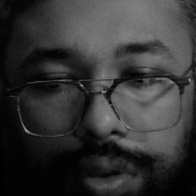
#> input picture src/images/abhay.14.jpg, 196 x 196 px, given in place of the camera
$ jupyter execute --allow-errors BasicFaceRecognizerUsingWebcam.ipynb   (shell and % lines are left out)   (text cells are left out)
#> lines starting #> are read from the running program, lines starting #| are printed output that depends on the picture
[cell 1]
from keras.layers import Conv2D, ZeroPadding2D, Activation, Input, concatenate
from keras.models import Model
from keras.layers import BatchNormalization
from keras.layers.pooling import MaxPooling2D, AveragePooling2D
from keras.layers.core import Lambda, Flatten, Dense
from keras import backend as K
import cv2
import os
import numpy as np
from utils import LRN2D
import utils
import sys
from datetime import datetime

np.set_printoptions(threshold=sys.maxsize)

#> (a cell that did not finish here is left out)

#> (a cell that did not finish here is left out)

[cell 4]
# [8 lines left out: function image_to_embedding, not called in this run]

[cell 5]
# [12 lines left out: function record_result, not called in this run]

[cell 6]
# [21 lines left out: function recognize_face, not called in this run]

[cell 7]
import glob

def create_input_image_embeddings():
    input_embeddings = {}

    for file in glob.glob("images/*"):
        person_name = os.path.splitext(os.path.basename(file))[0]
        image_file = cv2.imread(file, 1)
        input_embeddings[person_name] = image_to_embedding(image_file, model)

    print(input_embeddings)
    return input_embeddings

[cell 8]
# [49 lines left out: function recognize_faces_in_cam, not called in this run]

[cell 9]
import cv2
import os

cam = cv2.VideoCapture(0)


face_detector = cv2.CascadeClassifier('haarcascade_frontalface_default.xml')

# For each person, enter one numeric face id
face_id = input('\n pls enter user id/name end press <return> ==>  ')

print("\n [INFO] Initializing face capture. Look the camera and wait ...")
# Initialize individual sampling face count
count = 0

while(True):

    ret, img = cam.read()
#> img is the input picture: shape (196, 196, 3); min 0, max 152, mean 52.7
    img = cv2.flip(img, 1) # flip video image vertically
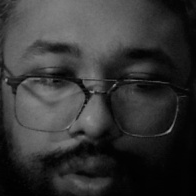
#> img: shape (196, 196, 3); min 0, max 152, mean 52.7
    gray = cv2.cvtColor(img, cv2.COLOR_BGR2GRAY)
    faces = face_detector.detectMultiScale(gray, 1.3, 5)
#> faces = ()

    for (x,y,w,h) in faces:

        cv2.rectangle(img, (x,y), (x+w+50,y+h+50), (255,0,0), 2)
        count += 1

        # Save the captured image into the datasets folder
        gray = gray[y:y+h,x:x+w]

        cv2.imwrite("images/" + str(face_id) + '.' + str(count) + ".jpg",gray )

        cv2.imshow('image', img)
#> this loop made 0 passes
#> after the loop, count = 0

    k = cv2.waitKey(100) & 0xff # Press 'ESC' for exiting video
#> (key Esc is pressed here)
    if k == 27:
        break
    elif count >= 70: # Take 70 face sample and stop video
         break

# Do a bit of cleanup
print("\n [INFO] Exiting Program and cleanup stuff")
cam.release()
cv2.destroyAllWindows()

[cell 10]
cv2.destroyAllWindows()
for i in range(2):
    cv2.waitKey(1)

#> (a cell that did not finish here is left out)

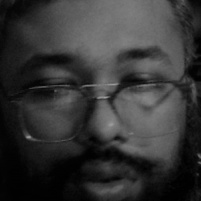
#> input picture src/images/abhay.1.jpg, 201 x 201 px
#> in create_input_image_embeddings, image_file is the input picture: shape (201, 201, 3); min 0, max 158, mean 53.4
